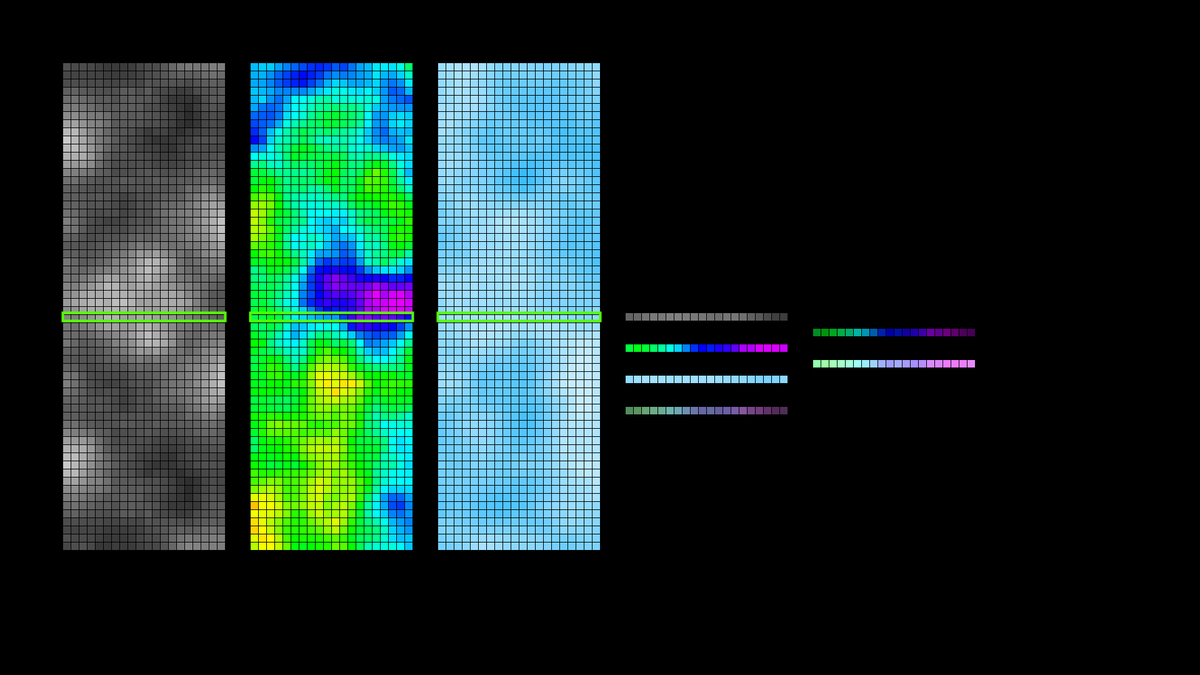
Frame 1 (no input)
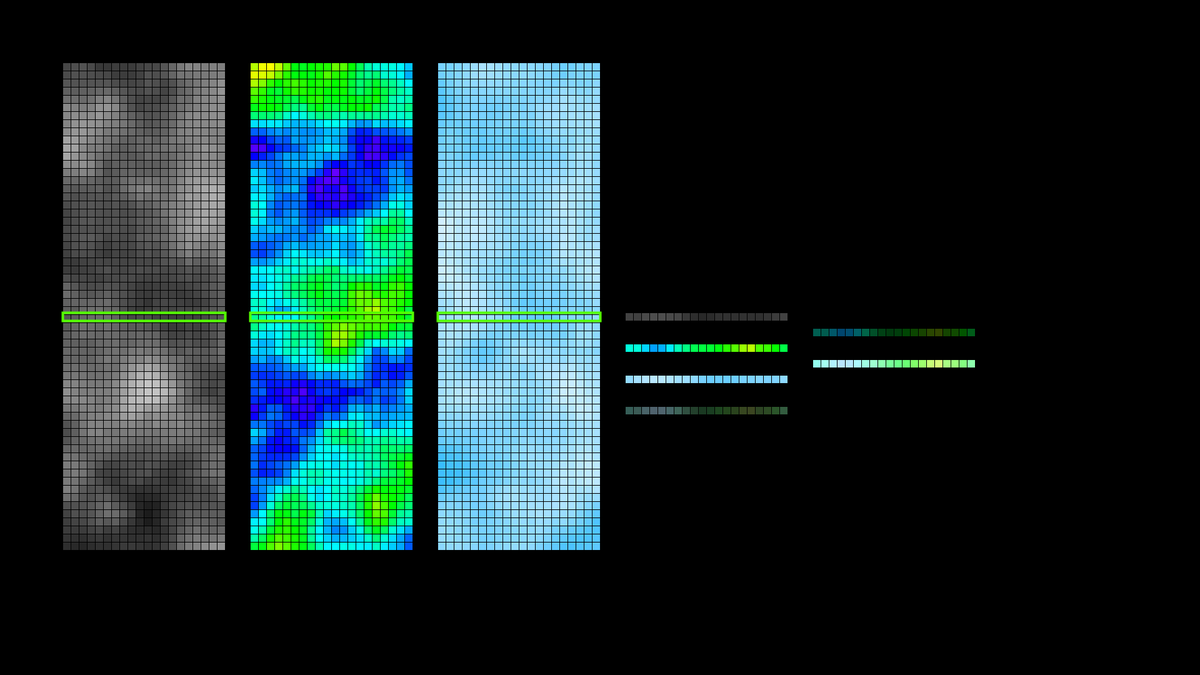
Frame 60 (the mouse pressed at the canvas centre just before this capture)
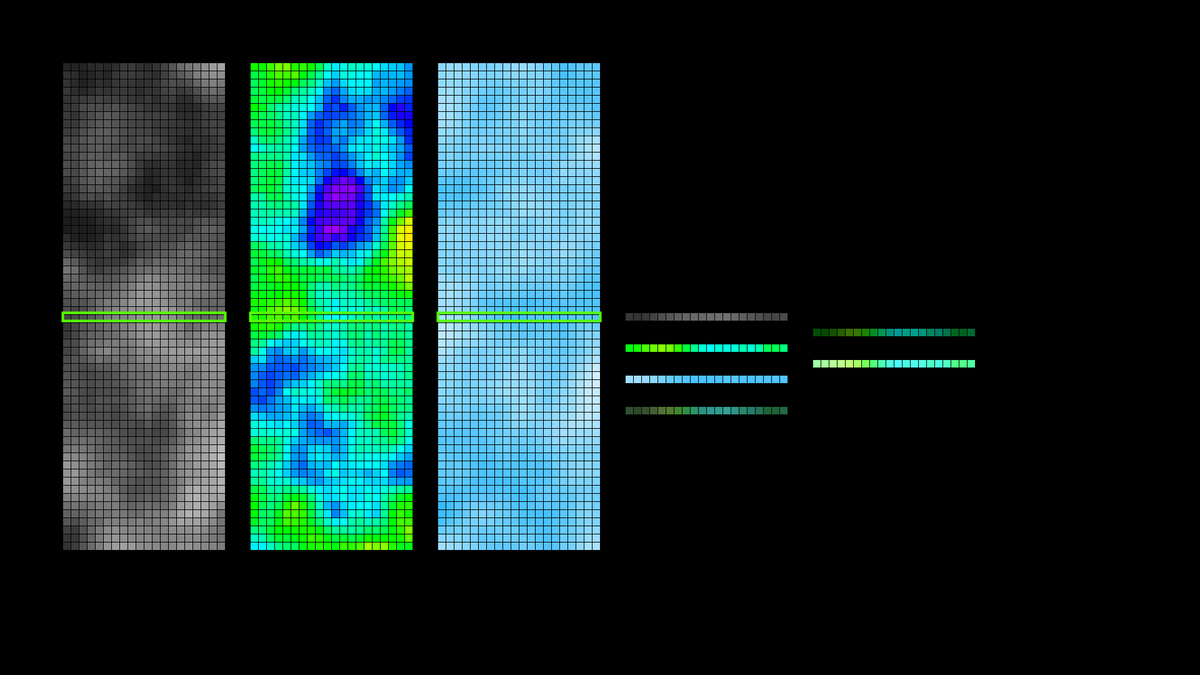
Frame 120 (the mouse held since frame 60 and released just before this capture)

The Processing sketch that drew these frames (run headless with seeded random() and noise(); from frame 60 on, the mouse is pressed at the canvas centre):

// Processing sketch: noise_2d_explanation_HSB
// ── noise_2d_explanation_HSB.pde
  float xIndex = 0.0;
  float step = .1;
  int numBoxMargin = 30;
  int numBoxes = numBoxMargin * 2 + 1;
  int numBoxesWide = 20;
  float boxSize = 800 / numBoxes;
  int topMargin1 = 100;
  int leftMargin1 = 100;
  int topMargin2 = 500;
  int leftMargin2 = 400;
  int leftMargin3 = 700;
  int leftMargin4 = 1000;
  int leftMargin5 = 1300;
  float currentRow = 0.0;

void setup() {
  size(1920, 1080);   
  colorMode(HSB, 360, 100, 100);
}

void draw() {
  currentRow += step;
  background(0);
  stroke(0);
      strokeWeight(1);

  for (int row = -numBoxMargin; row < numBoxMargin; ++row) {
    for (int col = 0; col < numBoxesWide; ++col) {
      float noiseVal = noise(row * step + currentRow, col * step);
      fill(0,0, noiseVal * 100);
      rect(col * boxSize + leftMargin1, (row + numBoxMargin) * boxSize + topMargin1, boxSize, boxSize);
    }
  }
  
    for (int row = -numBoxMargin; row < numBoxMargin; ++row) {
    for (int col = 0; col < numBoxesWide; ++col) {
      float noiseVal = noise(row * step + currentRow + 50, col * step);
      color c = color(noiseVal * 360, 100, 100);
      fill(c);
      rect(col * boxSize + leftMargin2, (row + numBoxMargin) * boxSize + topMargin1, boxSize, boxSize);
    }
  }
  
     for (int row = -numBoxMargin; row < numBoxMargin; ++row) {
    for (int col = 0; col < numBoxesWide; ++col) {
      float noiseVal = noise(row * step + currentRow + 100, col * step);
      color c = color(200, 100 * noiseVal, 100);
      fill(c);
      rect(col * boxSize + leftMargin3, (row + numBoxMargin) * boxSize + topMargin1, boxSize, boxSize);
    }
  }
    for (int col = 0; col < numBoxesWide; ++col) {
      float noiseVal = noise(currentRow, col * step);
      fill(noiseVal * 255);
       rect(col * boxSize + leftMargin4, topMargin2, boxSize, boxSize);
    }

        for (int col = 0; col < numBoxesWide; ++col) {
      float noiseVal = noise(currentRow + 50, col * step);
            color c = color(noiseVal * 360, 100, 100);
      fill(c);
       rect(col * boxSize + leftMargin4, topMargin2 + 50, boxSize, boxSize);
    }
    
    for (int col = 0; col < numBoxesWide; ++col) {
      float noiseValS = noise(currentRow + 100, col * step);
      float noiseValB = noise(currentRow, col * step);
            color c = color(200, noiseValS*100, 100);
      fill(c);
       rect(col * boxSize + leftMargin4, topMargin2 + 100, boxSize, boxSize);
    }
    
        for (int col = 0; col < numBoxesWide; ++col) {
      float noiseValH = noise(currentRow + 50, col * step);
      float noiseValS = noise(currentRow + 100, col * step);
      float noiseValB = noise(currentRow, col * step);
            color c = color(noiseValH * 360, noiseValS*100, noiseValB*100);
      fill(c);
       rect(col * boxSize + leftMargin4, topMargin2 + 150, boxSize, boxSize);
    }
    
        for (int col = 0; col < numBoxesWide; ++col) {
      float noiseValH = noise(currentRow + 50, col * step);
      float noiseValS = noise(currentRow + 100, col * step);
      float noiseValB = noise(currentRow, col * step);
            color c = color(noiseValH * 360, 100, noiseValB*100);
      fill(c);
       rect(col * boxSize + leftMargin5, topMargin2 + 25, boxSize, boxSize);
    }
    
        for (int col = 0; col < numBoxesWide; ++col) {
      float noiseValH = noise(currentRow + 50, col * step);
      float noiseValS = noise(currentRow + 100, col * step);
      float noiseValB = noise(currentRow, col * step);
            color c = color(noiseValH * 360, noiseValS*100, 100);
      fill(c);
       rect(col * boxSize + leftMargin5, topMargin2 + 75, boxSize, boxSize);
    }
    stroke(color(100, 255, 255));
    strokeWeight(4);
    fill(0,0);
    //rect(leftMargin2, topMargin2, boxSize * numBoxes, boxSize);
    rect(leftMargin1, topMargin2, boxSize * numBoxesWide, boxSize);
    rect(leftMargin2, topMargin2, boxSize * numBoxesWide, boxSize);
    rect(leftMargin3, topMargin2, boxSize * numBoxesWide, boxSize);

    
    delay(50);
}  
